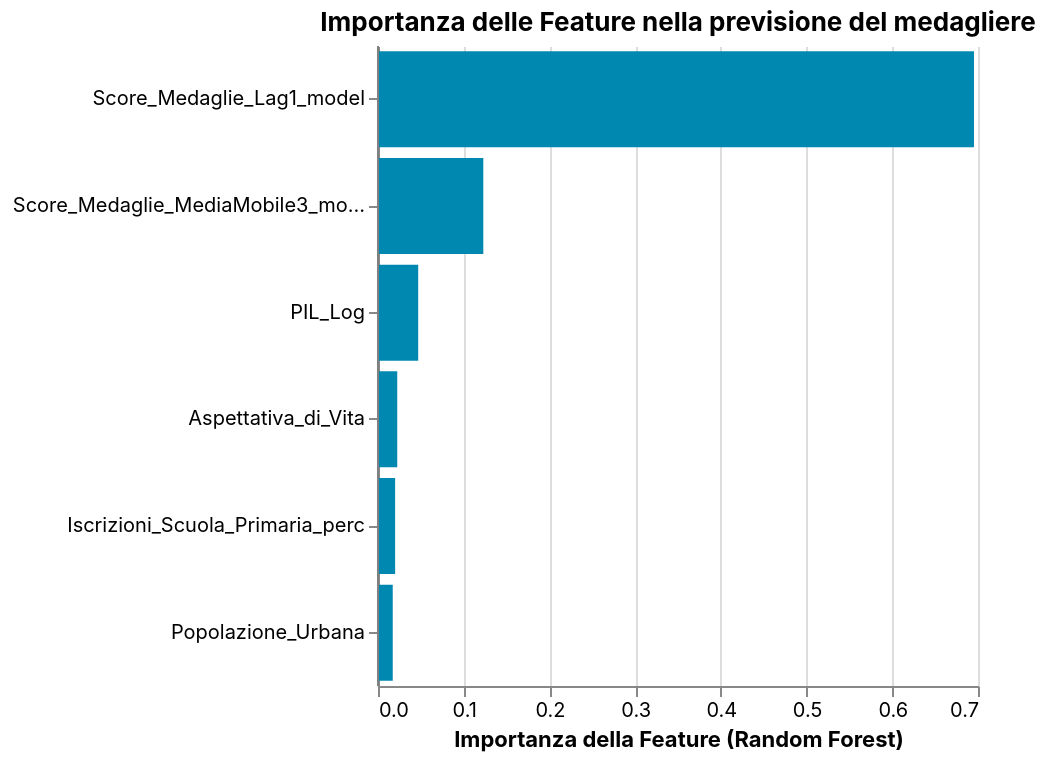

Vega-Lite specification for this chart:
### Vega-Lite specification from a JSON file in a GitHub repository (floating-point values rounded to 4 significant figures)
{"config": {"background": "transparent", "view": {"stroke": "transparent"}, "title": {"font": "Inter"}, "axis": {"labelFont": "Inter", "titleFont": "Inter"}, "legend": {"labelFont": "Inter", "titleFont": "Inter"}, "header": {"labelFont": "Inter", "titleFont": "Inter"}, "text": {"font": "Inter"}, "range": {"category": ["#1b2140", "#ff8009", "#9a0641", "#ffe34a", "#e7b6af", "#0088b0", "#e03830"], "ramp": ["#e7b6af", "#1b2140"], "heatmap": ["#e7b6af", "#1b2140"]}}, "layer": [{"data": {"name": "data-6cd305c09e43719ff4b1d5dd903dd865"}, "mark": {"type": "bar", "color": "#0088b0"}, "encoding": {"tooltip": [{"field": "Feature", "type": "nominal"}, {"field": "Importanza", "format": ".3f", "title": "Importanza (valore assoluto)", "type": "quantitative"}, {"field": "Corr_Feature_SHAP", "format": ".3f", "title": "Correlazione feature-SHAP", "type": "quantitative"}], "x": {"field": "Importanza_Firmata", "title": "Importanza della Feature (Random Forest)", "type": "quantitative"}, "y": {"field": "Feature", "sort": {"field": "Importanza", "order": "descending"}, "title": null, "type": "nominal"}}, "title": "Importanza delle Feature nella previsione del medagliere"}, {"data": {"name": "data-d285a7403ed98ae579761d64a864032b"}, "mark": {"type": "rule", "color": "gray", "size": 1}, "encoding": {"x": {"field": "x", "type": "quantitative"}}}], "height": 320, "width": "container", "$schema": "https://vega.github.io/schema/vega-lite/v5.20.1.json", "datasets": {"data-6cd305c09e43719ff4b1d5dd903dd865": [{"Feature": "Score_Medaglie_Lag1_model", "Importanza": 0.6953, "Corr_Feature_SHAP": 0.8268, "Direzione_Effetto": "Aumenta lo Score Medaglie", "Importanza_Firmata": 0.6953}, {"Feature": "Score_Medaglie_MediaMobile3_model", "Importanza": 0.1229, "Corr_Feature_SHAP": 0.5514, "Direzione_Effetto": "Aumenta lo Score Medaglie", "Importanza_Firmata": 0.1229}, {"Feature": "PIL_Log", "Importanza": 0.04691, "Corr_Feature_SHAP": 0.8232, "Direzione_Effetto": "Aumenta lo Score Medaglie", "Importanza_Firmata": 0.04691}, {"Feature": "Aspettativa_di_Vita", "Importanza": 0.02246, "Corr_Feature_SHAP": 0.6939, "Direzione_Effetto": "Aumenta lo Score Medaglie", "Importanza_Firmata": 0.02246}, {"Feature": "Iscrizioni_Scuola_Primaria_perc", "Importanza": 0.02, "Corr_Feature_SHAP": 0.4411, "Direzione_Effetto": "Aumenta lo Score Medaglie", "Importanza_Firmata": 0.02}, {"Feature": "Popolazione_Urbana", "Importanza": 0.0172, "Corr_Feature_SHAP": 0.5842, "Direzione_Effetto": "Aumenta lo Score Medaglie", "Importanza_Firmata": 0.0172}], "data-d285a7403ed98ae579761d64a864032b": [{"x": 0}]}}
